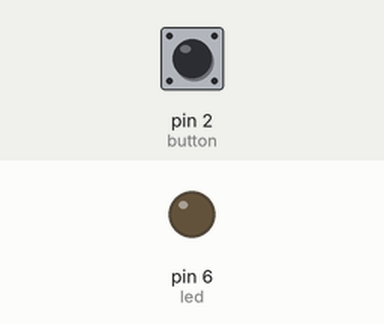
Recording of a sketch running on a simulated Arduino Uno, built with avr-gcc and run on an emulated ATmega328P. Shown: output pins drawn as LEDs (lit = HIGH). Inputs (shaded band) come from the test bench; at power-on: pin 2 (button) HIGH.

Above: at 1.2 s.
1.3 s: pin 2 (button) pulled LOW for 0.15 s
At 2.5 s:
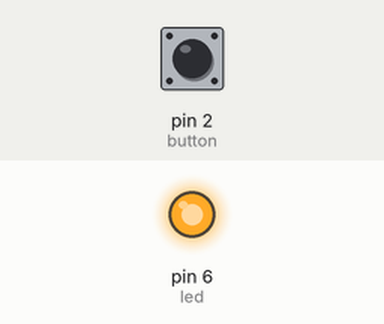
2.9 s: pin 2 (button) pulled LOW for 1 s
At 3.8 s:
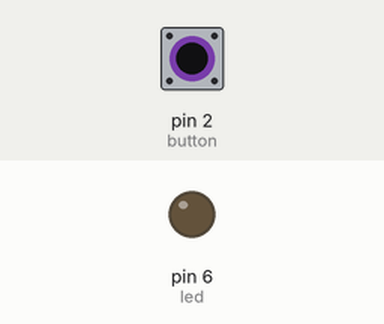
5.4 s: pin 2 (button) pulled LOW for 3.2 s
At 5.7 s:
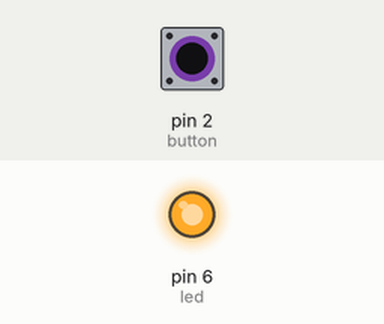
Timing chart, 0 to 8.4 s (numbered marks = the images above; inputs shaded):
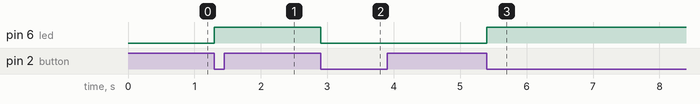

Measured:
- after the input at 1.3 s, pin 6 (led): LOW → HIGH at once
- after the input at 2.9 s, pin 6 (led): HIGH → LOW at once
- after the input at 5.4 s, pin 6 (led): LOW → HIGH at once

The sketch:

controller_LED.ino
```cpp
//declear
int led = 6;
int button = 2;

//state of color
int flagColor = 0;
//state of last button
int lastState = 1;

void setup() {
  pinMode(led, OUTPUT);
  pinMode(button, INPUT_PULLUP);
}

void loop() {
  //read value of button
  int state = digitalRead(button);
  //when dont press -> state = 1

  if(lastState == 1 && state == 0){
    flagColor = !flagColor;
    digitalWrite(led, flagColor);
    delay(200);
  }

  lastState = state;
}
```
